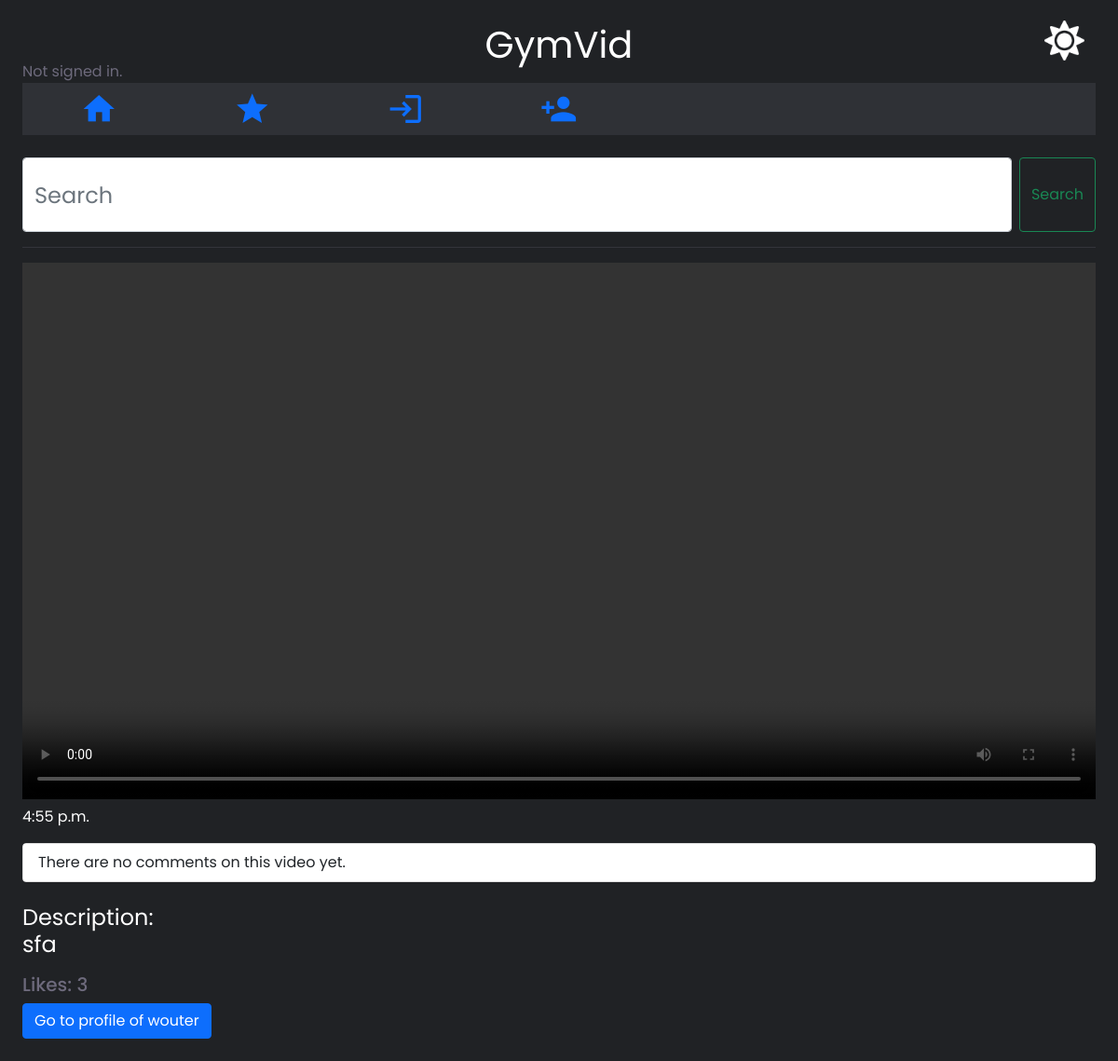
The page /video/nio on the database as committed earlier.
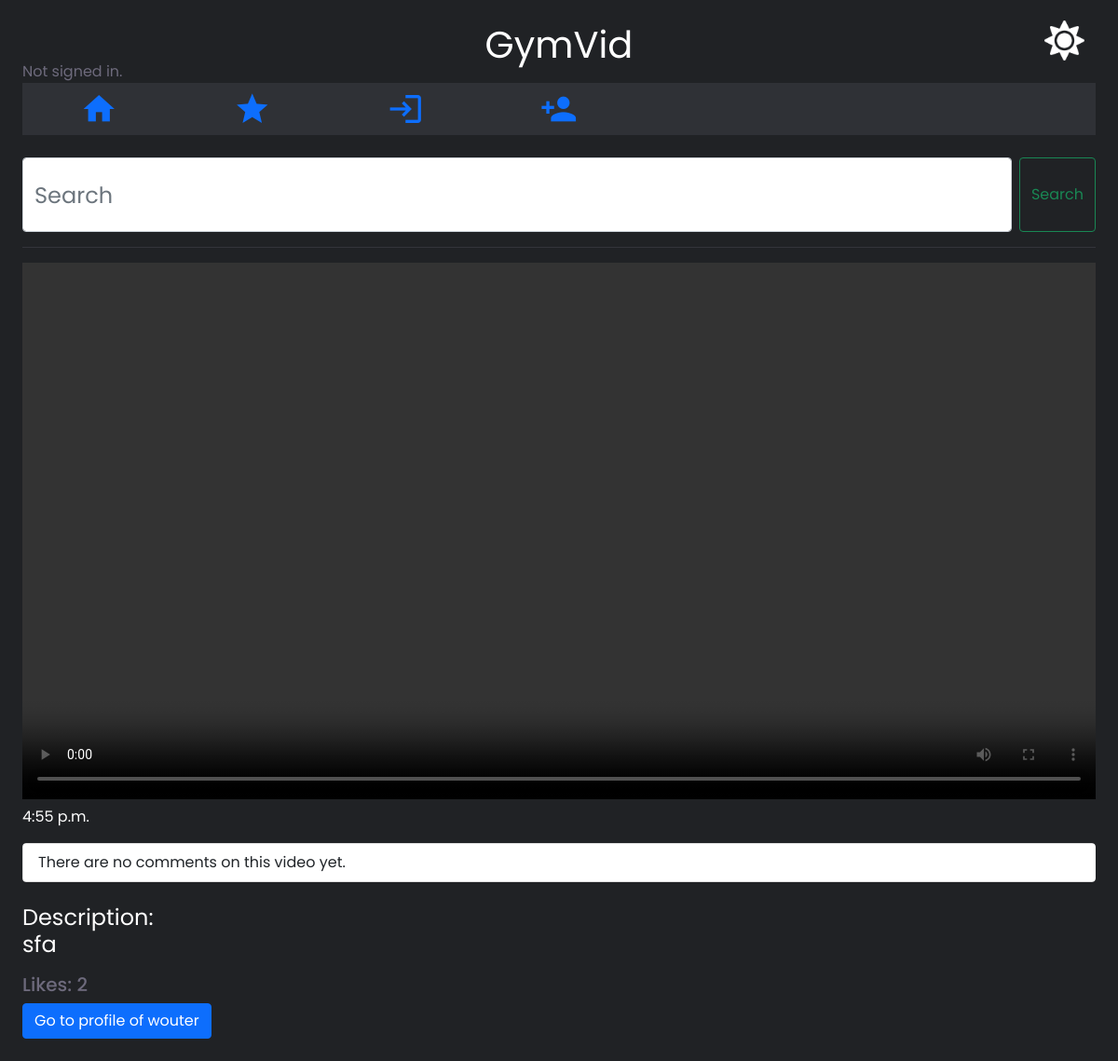
The same page on the database as committed later.
### videos/models.py (models this page shows, shortened)
class Videos_Posted(models.Model):
    title = models.CharField(max_length=40)
    description = models.CharField(max_length=500)
    premium = models.BooleanField(default=False)
    thumbnail = models.ImageField()
    video_file = models.FileField()
    category_video = models.ForeignKey(Category, on_delete=models.CASCADE,
                                       related_name="category_video",
                                       default=None)
    active = models.BooleanField(default=True)
    creator = models.ForeignKey(User, on_delete=models.CASCADE,
                                related_name="creator")
    video_saved = models.ManyToManyField(User, related_name="video_saved",
                                         blank=True)
    video_liked = models.ManyToManyField(User, related_name="video_liked",
                                         blank=True)
    time_posted = models.TimeField(auto_now=True)
    likes = models.IntegerField(default=0)

class User(AbstractUser):
    pass

### videos/views.py (the view)
# urls.py: path("video/<str:title>", views.video, name="video"),
def video(request, title):
    if request.method == "GET":
        try:
            data = Videos_Posted.objects.get(title=title)
        except:
            data = None
        saved = request.user in data.video_saved.all()
        liked = request.user in data.video_liked.all()
        allComments = Comments.objects.filter(comment_video=data)
        creator = data.creator
        try:
            data1 = Subscribers.objects.get(follower=request.user, creator=creator)
        except:
            data1 = None
        print(data1)
        subbed = isinstance(data1, Subscribers)
        return render(request, "videos/video.html", {
            'data': data,
            'allComments': allComments,
            'saved': saved,
            'liked': liked,
            'subbed': subbed,
        })

### videos/templates/videos/video.html (shortened to what this page needs)
{% extends "videos/layout.html" %}
{% block body %}
    <div id="display_video">
        <video id="video_itself" src="{{ data.video_file.url }}" controls></video>
    </div>
    <p> {{ data.time_posted }}</p>
    <div>
        <ul class="list-group">
            {% if not allComments %}
                <li class="list-group-item d-flex justify-content-between align-items-center">
                    There are no comments on this video yet.
                </li>
            {% endif %}
        </ul>
    </div>
    <br>
    <div>
        <h4>Description: <p>{{ data.description }}</p></h4>
    </div>
    <div>
        <h5>Likes: {{ data.likes }}</h5>
    </div>
    <div>
        <form action="{% url 'go_to_profile' id=data.id %}" method="POST">
            <button style="color: white;" class="btn btn-primary" id="save-button">Go to profile of {{ data.creator }}</button>
        </form>
    </div>
{% endblock %}

Rows that differ between the two databases and show on the page:
changed Videos_Posted "sfa": likes "3" → "2"
